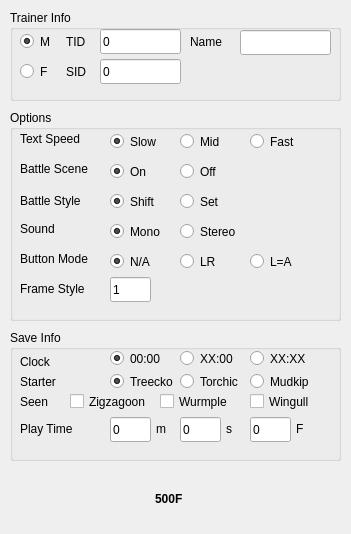
<?xml version="1.0" encoding="UTF-8"?>
<ui version="4.0">
 <class>JirachiChecksum</class>
 <widget class="QWidget" name="JirachiChecksum">
  <property name="geometry">
   <rect>
    <x>0</x>
    <y>0</y>
    <width>351</width>
    <height>534</height>
   </rect>
  </property>
  <property name="minimumSize">
   <size>
    <width>351</width>
    <height>481</height>
   </size>
  </property>
  <property name="windowTitle">
   <string>Wishmaker Jirachi Checksum</string>
  </property>
  <widget class="QGroupBox" name="groupBoxTrainerInfo">
   <property name="geometry">
    <rect>
     <x>10</x>
     <y>10</y>
     <width>331</width>
     <height>91</height>
    </rect>
   </property>
   <property name="maximumSize">
    <size>
     <width>331</width>
     <height>91</height>
    </size>
   </property>
   <property name="title">
    <string>Trainer Info</string>
   </property>
   <widget class="QRadioButton" name="maleRadio">
    <property name="geometry">
     <rect>
      <x>10</x>
      <y>20</y>
      <width>41</width>
      <height>23</height>
     </rect>
    </property>
    <property name="text">
     <string>M</string>
    </property>
    <property name="checked">
     <bool>true</bool>
    </property>
   </widget>
   <widget class="QRadioButton" name="femaleRadio">
    <property name="geometry">
     <rect>
      <x>10</x>
      <y>50</y>
      <width>41</width>
      <height>23</height>
     </rect>
    </property>
    <property name="text">
     <string>F</string>
    </property>
   </widget>
   <widget class="TextBox" name="tidTB">
    <property name="geometry">
     <rect>
      <x>90</x>
      <y>19</y>
      <width>81</width>
      <height>25</height>
     </rect>
    </property>
    <property name="inputMask">
     <string/>
    </property>
    <property name="text">
     <string notr="true">0</string>
    </property>
    <property name="maxLength">
     <number>10</number>
    </property>
   </widget>
   <widget class="QLabel" name="label">
    <property name="geometry">
     <rect>
      <x>56</x>
      <y>23</y>
      <width>31</width>
      <height>17</height>
     </rect>
    </property>
    <property name="text">
     <string>TID</string>
    </property>
   </widget>
   <widget class="QLabel" name="label_2">
    <property name="geometry">
     <rect>
      <x>56</x>
      <y>53</y>
      <width>31</width>
      <height>17</height>
     </rect>
    </property>
    <property name="text">
     <string>SID</string>
    </property>
   </widget>
   <widget class="TextBox" name="sidTB">
    <property name="geometry">
     <rect>
      <x>90</x>
      <y>49</y>
      <width>81</width>
      <height>25</height>
     </rect>
    </property>
    <property name="inputMask">
     <string/>
    </property>
    <property name="text">
     <string notr="true">0</string>
    </property>
    <property name="maxLength">
     <number>10</number>
    </property>
   </widget>
   <widget class="QLabel" name="label_12">
    <property name="geometry">
     <rect>
      <x>180</x>
      <y>23</y>
      <width>51</width>
      <height>17</height>
     </rect>
    </property>
    <property name="text">
     <string>Name</string>
    </property>
   </widget>
   <widget class="TextBox" name="nameTB">
    <property name="geometry">
     <rect>
      <x>230</x>
      <y>20</y>
      <width>91</width>
      <height>25</height>
     </rect>
    </property>
    <property name="inputMask">
     <string/>
    </property>
    <property name="text">
     <string notr="true"/>
    </property>
    <property name="maxLength">
     <number>10</number>
    </property>
   </widget>
  </widget>
  <widget class="QGroupBox" name="groupBoxSaveInfo">
   <property name="geometry">
    <rect>
     <x>10</x>
     <y>330</y>
     <width>331</width>
     <height>131</height>
    </rect>
   </property>
   <property name="maximumSize">
    <size>
     <width>331</width>
     <height>201</height>
    </size>
   </property>
   <property name="title">
    <string>Save Info</string>
   </property>
   <widget class="QRadioButton" name="nnRadio">
    <property name="geometry">
     <rect>
      <x>100</x>
      <y>17</y>
      <width>61</width>
      <height>23</height>
     </rect>
    </property>
    <property name="text">
     <string>00:00</string>
    </property>
    <property name="checked">
     <bool>true</bool>
    </property>
    <property name="autoExclusive">
     <bool>false</bool>
    </property>
    <attribute name="buttonGroup">
     <string notr="true">buttonGroup</string>
    </attribute>
   </widget>
   <widget class="QRadioButton" name="xnRadio">
    <property name="geometry">
     <rect>
      <x>170</x>
      <y>17</y>
      <width>61</width>
      <height>23</height>
     </rect>
    </property>
    <property name="text">
     <string>XX:00</string>
    </property>
    <property name="autoExclusive">
     <bool>false</bool>
    </property>
    <attribute name="buttonGroup">
     <string notr="true">buttonGroup</string>
    </attribute>
   </widget>
   <widget class="QRadioButton" name="xxRadio">
    <property name="geometry">
     <rect>
      <x>240</x>
      <y>17</y>
      <width>61</width>
      <height>23</height>
     </rect>
    </property>
    <property name="text">
     <string>XX:XX</string>
    </property>
    <property name="autoExclusive">
     <bool>false</bool>
    </property>
    <attribute name="buttonGroup">
     <string notr="true">buttonGroup</string>
    </attribute>
   </widget>
   <widget class="QLabel" name="label_3">
    <property name="geometry">
     <rect>
      <x>10</x>
      <y>23</y>
      <width>41</width>
      <height>17</height>
     </rect>
    </property>
    <property name="text">
     <string>Clock</string>
    </property>
   </widget>
   <widget class="QRadioButton" name="mudkipRadio">
    <property name="geometry">
     <rect>
      <x>240</x>
      <y>40</y>
      <width>71</width>
      <height>23</height>
     </rect>
    </property>
    <property name="text">
     <string>Mudkip</string>
    </property>
    <property name="autoExclusive">
     <bool>false</bool>
    </property>
    <attribute name="buttonGroup">
     <string notr="true">buttonGroup_2</string>
    </attribute>
   </widget>
   <widget class="QLabel" name="label_4">
    <property name="geometry">
     <rect>
      <x>10</x>
      <y>43</y>
      <width>51</width>
      <height>17</height>
     </rect>
    </property>
    <property name="text">
     <string>Starter</string>
    </property>
   </widget>
   <widget class="QRadioButton" name="treeckoRadio">
    <property name="geometry">
     <rect>
      <x>100</x>
      <y>40</y>
      <width>71</width>
      <height>23</height>
     </rect>
    </property>
    <property name="text">
     <string>Treecko</string>
    </property>
    <property name="checked">
     <bool>true</bool>
    </property>
    <property name="autoExclusive">
     <bool>false</bool>
    </property>
    <attribute name="buttonGroup">
     <string notr="true">buttonGroup_2</string>
    </attribute>
   </widget>
   <widget class="QRadioButton" name="torchicRadio">
    <property name="geometry">
     <rect>
      <x>170</x>
      <y>40</y>
      <width>71</width>
      <height>23</height>
     </rect>
    </property>
    <property name="text">
     <string>Torchic</string>
    </property>
    <property name="autoExclusive">
     <bool>false</bool>
    </property>
    <attribute name="buttonGroup">
     <string notr="true">buttonGroup_2</string>
    </attribute>
   </widget>
   <widget class="QLabel" name="label_11">
    <property name="geometry">
     <rect>
      <x>10</x>
      <y>63</y>
      <width>51</width>
      <height>17</height>
     </rect>
    </property>
    <property name="text">
     <string>Seen</string>
    </property>
   </widget>
   <widget class="QCheckBox" name="zigzagoonCheck">
    <property name="geometry">
     <rect>
      <x>60</x>
      <y>60</y>
      <width>91</width>
      <height>23</height>
     </rect>
    </property>
    <property name="text">
     <string>Zigzagoon</string>
    </property>
   </widget>
   <widget class="QCheckBox" name="wurmpleRadio">
    <property name="geometry">
     <rect>
      <x>150</x>
      <y>60</y>
      <width>82</width>
      <height>23</height>
     </rect>
    </property>
    <property name="text">
     <string>Wurmple</string>
    </property>
   </widget>
   <widget class="QCheckBox" name="wingullCheck">
    <property name="geometry">
     <rect>
      <x>240</x>
      <y>60</y>
      <width>82</width>
      <height>23</height>
     </rect>
    </property>
    <property name="text">
     <string>Wingull</string>
    </property>
   </widget>
   <widget class="TextBox" name="minuteTB">
    <property name="geometry">
     <rect>
      <x>100</x>
      <y>87</y>
      <width>41</width>
      <height>25</height>
     </rect>
    </property>
    <property name="inputMask">
     <string/>
    </property>
    <property name="text">
     <string notr="true">0</string>
    </property>
    <property name="maxLength">
     <number>10</number>
    </property>
   </widget>
   <widget class="TextBox" name="secondsTB">
    <property name="geometry">
     <rect>
      <x>170</x>
      <y>87</y>
      <width>41</width>
      <height>25</height>
     </rect>
    </property>
    <property name="inputMask">
     <string/>
    </property>
    <property name="text">
     <string notr="true">0</string>
    </property>
    <property name="maxLength">
     <number>10</number>
    </property>
   </widget>
   <widget class="TextBox" name="framesTB">
    <property name="geometry">
     <rect>
      <x>240</x>
      <y>87</y>
      <width>41</width>
      <height>25</height>
     </rect>
    </property>
    <property name="inputMask">
     <string/>
    </property>
    <property name="text">
     <string notr="true">0</string>
    </property>
    <property name="maxLength">
     <number>10</number>
    </property>
   </widget>
   <widget class="QLabel" name="label_13">
    <property name="geometry">
     <rect>
      <x>146</x>
      <y>90</y>
      <width>21</width>
      <height>17</height>
     </rect>
    </property>
    <property name="text">
     <string>m</string>
    </property>
   </widget>
   <widget class="QLabel" name="label_14">
    <property name="geometry">
     <rect>
      <x>216</x>
      <y>90</y>
      <width>21</width>
      <height>17</height>
     </rect>
    </property>
    <property name="text">
     <string>s</string>
    </property>
   </widget>
   <widget class="QLabel" name="label_15">
    <property name="geometry">
     <rect>
      <x>286</x>
      <y>90</y>
      <width>21</width>
      <height>17</height>
     </rect>
    </property>
    <property name="text">
     <string>F</string>
    </property>
   </widget>
   <widget class="QLabel" name="label_16">
    <property name="geometry">
     <rect>
      <x>10</x>
      <y>90</y>
      <width>71</width>
      <height>17</height>
     </rect>
    </property>
    <property name="text">
     <string>Play Time</string>
    </property>
   </widget>
  </widget>
  <widget class="QGroupBox" name="groupBoxOptions">
   <property name="geometry">
    <rect>
     <x>10</x>
     <y>110</y>
     <width>331</width>
     <height>211</height>
    </rect>
   </property>
   <property name="maximumSize">
    <size>
     <width>331</width>
     <height>211</height>
    </size>
   </property>
   <property name="title">
    <string>Options</string>
   </property>
   <widget class="QRadioButton" name="slowRadio">
    <property name="geometry">
     <rect>
      <x>100</x>
      <y>20</y>
      <width>51</width>
      <height>23</height>
     </rect>
    </property>
    <property name="text">
     <string>Slow</string>
    </property>
    <property name="checked">
     <bool>true</bool>
    </property>
    <property name="autoExclusive">
     <bool>false</bool>
    </property>
    <attribute name="buttonGroup">
     <string notr="true">buttonGroup_3</string>
    </attribute>
   </widget>
   <widget class="QRadioButton" name="midRadio">
    <property name="geometry">
     <rect>
      <x>170</x>
      <y>20</y>
      <width>51</width>
      <height>23</height>
     </rect>
    </property>
    <property name="text">
     <string>Mid</string>
    </property>
    <property name="autoExclusive">
     <bool>false</bool>
    </property>
    <attribute name="buttonGroup">
     <string notr="true">buttonGroup_3</string>
    </attribute>
   </widget>
   <widget class="QRadioButton" name="fastRadio">
    <property name="geometry">
     <rect>
      <x>240</x>
      <y>20</y>
      <width>51</width>
      <height>23</height>
     </rect>
    </property>
    <property name="text">
     <string>Fast</string>
    </property>
    <property name="autoExclusive">
     <bool>false</bool>
    </property>
    <attribute name="buttonGroup">
     <string notr="true">buttonGroup_3</string>
    </attribute>
   </widget>
   <widget class="QRadioButton" name="onRadio">
    <property name="geometry">
     <rect>
      <x>100</x>
      <y>50</y>
      <width>51</width>
      <height>23</height>
     </rect>
    </property>
    <property name="text">
     <string>On</string>
    </property>
    <property name="checked">
     <bool>true</bool>
    </property>
    <property name="autoExclusive">
     <bool>false</bool>
    </property>
    <attribute name="buttonGroup">
     <string notr="true">buttonGroup_4</string>
    </attribute>
   </widget>
   <widget class="QRadioButton" name="offRadio">
    <property name="geometry">
     <rect>
      <x>170</x>
      <y>50</y>
      <width>51</width>
      <height>23</height>
     </rect>
    </property>
    <property name="text">
     <string>Off</string>
    </property>
    <property name="autoExclusive">
     <bool>false</bool>
    </property>
    <attribute name="buttonGroup">
     <string notr="true">buttonGroup_4</string>
    </attribute>
   </widget>
   <widget class="QRadioButton" name="setRadio">
    <property name="geometry">
     <rect>
      <x>170</x>
      <y>80</y>
      <width>51</width>
      <height>23</height>
     </rect>
    </property>
    <property name="text">
     <string>Set</string>
    </property>
    <property name="autoExclusive">
     <bool>false</bool>
    </property>
    <attribute name="buttonGroup">
     <string notr="true">buttonGroup_5</string>
    </attribute>
   </widget>
   <widget class="QRadioButton" name="shiftRadio">
    <property name="geometry">
     <rect>
      <x>100</x>
      <y>80</y>
      <width>51</width>
      <height>23</height>
     </rect>
    </property>
    <property name="text">
     <string>Shift</string>
    </property>
    <property name="checked">
     <bool>true</bool>
    </property>
    <property name="autoExclusive">
     <bool>false</bool>
    </property>
    <attribute name="buttonGroup">
     <string notr="true">buttonGroup_5</string>
    </attribute>
   </widget>
   <widget class="QRadioButton" name="stereoRadio">
    <property name="geometry">
     <rect>
      <x>170</x>
      <y>110</y>
      <width>71</width>
      <height>23</height>
     </rect>
    </property>
    <property name="text">
     <string>Stereo</string>
    </property>
    <property name="autoExclusive">
     <bool>false</bool>
    </property>
    <attribute name="buttonGroup">
     <string notr="true">buttonGroup_6</string>
    </attribute>
   </widget>
   <widget class="QRadioButton" name="monRadio">
    <property name="geometry">
     <rect>
      <x>100</x>
      <y>110</y>
      <width>61</width>
      <height>23</height>
     </rect>
    </property>
    <property name="text">
     <string>Mono</string>
    </property>
    <property name="checked">
     <bool>true</bool>
    </property>
    <property name="autoExclusive">
     <bool>false</bool>
    </property>
    <attribute name="buttonGroup">
     <string notr="true">buttonGroup_6</string>
    </attribute>
   </widget>
   <widget class="QRadioButton" name="naRadio">
    <property name="geometry">
     <rect>
      <x>100</x>
      <y>140</y>
      <width>51</width>
      <height>23</height>
     </rect>
    </property>
    <property name="text">
     <string>N/A</string>
    </property>
    <property name="checked">
     <bool>true</bool>
    </property>
    <property name="autoExclusive">
     <bool>false</bool>
    </property>
    <attribute name="buttonGroup">
     <string notr="true">buttonGroup_7</string>
    </attribute>
   </widget>
   <widget class="QRadioButton" name="lrRadio">
    <property name="geometry">
     <rect>
      <x>170</x>
      <y>140</y>
      <width>51</width>
      <height>23</height>
     </rect>
    </property>
    <property name="text">
     <string>LR</string>
    </property>
    <property name="autoExclusive">
     <bool>false</bool>
    </property>
    <attribute name="buttonGroup">
     <string notr="true">buttonGroup_7</string>
    </attribute>
   </widget>
   <widget class="QRadioButton" name="laRadio">
    <property name="geometry">
     <rect>
      <x>240</x>
      <y>140</y>
      <width>51</width>
      <height>23</height>
     </rect>
    </property>
    <property name="text">
     <string>L=A</string>
    </property>
    <property name="autoExclusive">
     <bool>false</bool>
    </property>
    <attribute name="buttonGroup">
     <string notr="true">buttonGroup_7</string>
    </attribute>
   </widget>
   <widget class="TextBox" name="frameStyleTB">
    <property name="geometry">
     <rect>
      <x>100</x>
      <y>167</y>
      <width>41</width>
      <height>25</height>
     </rect>
    </property>
    <property name="inputMask">
     <string/>
    </property>
    <property name="text">
     <string notr="true">1</string>
    </property>
    <property name="maxLength">
     <number>10</number>
    </property>
   </widget>
   <widget class="QLabel" name="label_5">
    <property name="geometry">
     <rect>
      <x>10</x>
      <y>20</y>
      <width>81</width>
      <height>17</height>
     </rect>
    </property>
    <property name="text">
     <string>Text Speed</string>
    </property>
   </widget>
   <widget class="QLabel" name="label_6">
    <property name="geometry">
     <rect>
      <x>10</x>
      <y>50</y>
      <width>81</width>
      <height>17</height>
     </rect>
    </property>
    <property name="text">
     <string>Battle Scene</string>
    </property>
   </widget>
   <widget class="QLabel" name="label_7">
    <property name="geometry">
     <rect>
      <x>10</x>
      <y>80</y>
      <width>81</width>
      <height>21</height>
     </rect>
    </property>
    <property name="text">
     <string>Battle Style</string>
    </property>
   </widget>
   <widget class="QLabel" name="label_8">
    <property name="geometry">
     <rect>
      <x>10</x>
      <y>110</y>
      <width>71</width>
      <height>17</height>
     </rect>
    </property>
    <property name="text">
     <string>Sound</string>
    </property>
   </widget>
   <widget class="QLabel" name="label_9">
    <property name="geometry">
     <rect>
      <x>10</x>
      <y>140</y>
      <width>91</width>
      <height>17</height>
     </rect>
    </property>
    <property name="text">
     <string>Button Mode</string>
    </property>
   </widget>
   <widget class="QLabel" name="label_10">
    <property name="geometry">
     <rect>
      <x>10</x>
      <y>170</y>
      <width>81</width>
      <height>17</height>
     </rect>
    </property>
    <property name="text">
     <string>Frame Style</string>
    </property>
   </widget>
  </widget>
  <widget class="QLabel" name="seedLabel">
   <property name="geometry">
    <rect>
     <x>155</x>
     <y>490</y>
     <width>41</width>
     <height>17</height>
    </rect>
   </property>
   <property name="font">
    <font>
     <pointsize>9</pointsize>
     <weight>75</weight>
     <bold>true</bold>
    </font>
   </property>
   <property name="text">
    <string>500F</string>
   </property>
  </widget>
 </widget>
 <customwidgets>
  <customwidget>
   <class>TextBox</class>
   <extends>QLineEdit</extends>
   <header>Forms/Controls/TextBox.hpp</header>
  </customwidget>
 </customwidgets>
 <resources/>
 <connections/>
 <buttongroups>
  <buttongroup name="buttonGroup_7"/>
  <buttongroup name="buttonGroup"/>
  <buttongroup name="buttonGroup_2"/>
  <buttongroup name="buttonGroup_3"/>
  <buttongroup name="buttonGroup_4"/>
  <buttongroup name="buttonGroup_6"/>
  <buttongroup name="buttonGroup_5"/>
 </buttongroups>
</ui>
